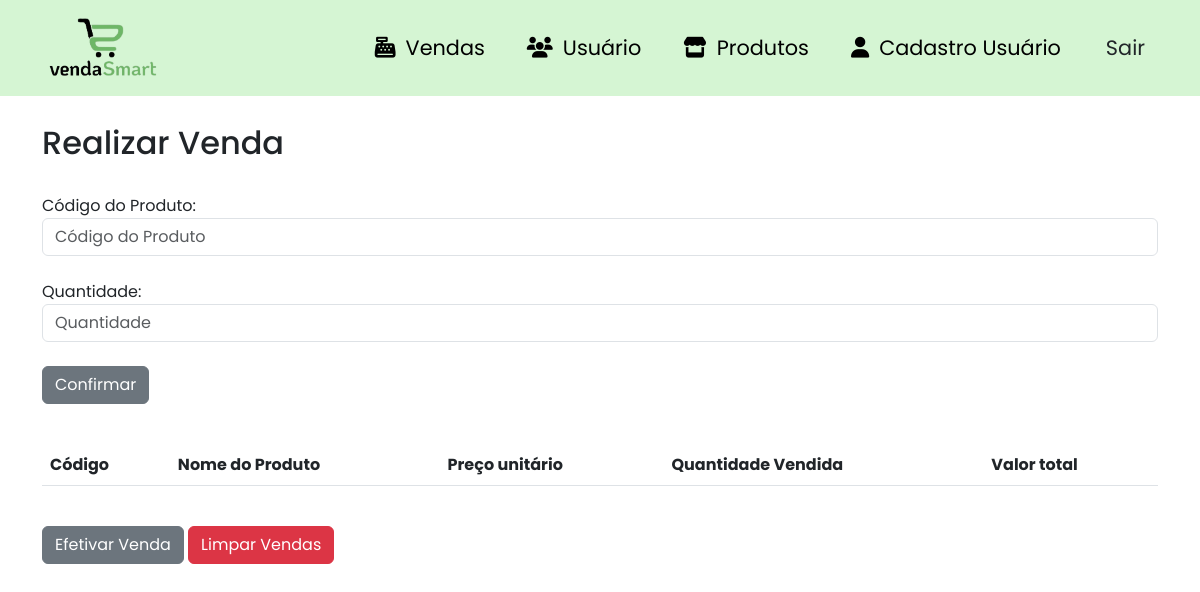
Before: /vendas (signed in) with the older database file.
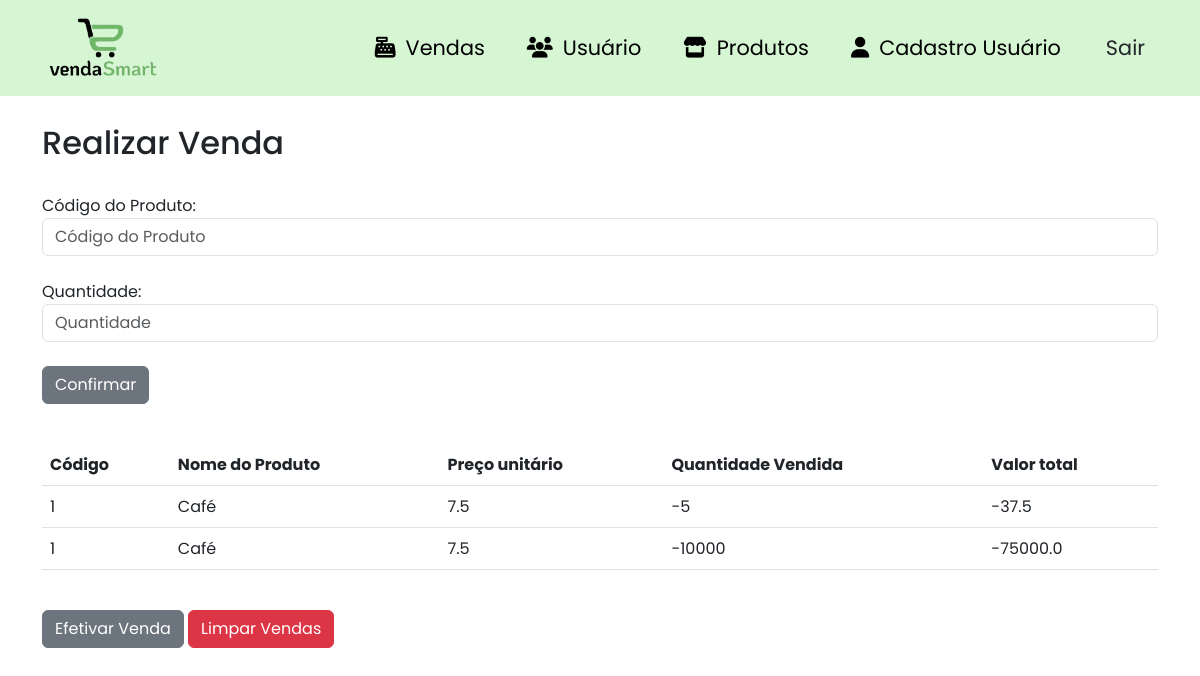
After: the same page with the newer database file.
### site_atividade/models/__init__.py (models this page shows, shortened)
class Venda(database.Model):
    id_venda = database.Column(database.Integer, primary_key=True)
    produto_id = database.Column(database.Integer, database.ForeignKey('produtos.id_produtos'), nullable=False)
    quantidade = database.Column(database.Integer, nullable=False)
    total = database.Column(database.Float, nullable=False)

class Produtos(database.Model):
    id_produtos = database.Column(database.Integer, primary_key=True)
    produto = database.Column(database.String, nullable=False)
    marca = database.Column(database.String, nullable=False)
    preco_aquisicao = database.Column(database.Float, nullable=False)
    preco = database.Column(database.Float, nullable=False)
    estoque = database.Column(database.Integer, nullable=False)
    margem_lucro = database.Column(database.Float, nullable=True)
    categoria_fk = database.Column(database.Integer, database.ForeignKey('categoria.id_categoria'), nullable=False)
    venda = database.relationship('Venda', backref='produto')

### site_atividade/routers/__init__.py (the view, shortened to what this page needs)
@app.route("/vendas", methods=['GET', 'POST'])
@login_required
def vendas():
    form = VendasForm(request.form)
    produtos = Produtos.query.all()
    vendas = Venda.query.all()
    if request.method == 'POST' and 'LimparVendas' in request.form:
        Venda.query.delete()
        database.session.commit()
        return redirect(url_for('vendas'))
    return render_template('vendas.html', form=form, produtos=produtos, vendas=vendas)

### site_atividade/forms/__init__.py
class VendasForm(FlaskForm):
    produto_id = IntegerField('ID do Produto', validators=[DataRequired()])
    quantidade = IntegerField('Quantidade', validators=[DataRequired()])
    submit = SubmitField('Confirmar')

### site_atividade/models/__init__.py (called while the page is built)
@login_manager.user_loader
def load_usuario(id_usuario):
    return Usuario.query.get(int(id_usuario))

### site_atividade/templates/vendas.html (shortened to what this page needs)
{% extends 'base.html' %}
{% block body %}
    <div class="container theme-showcase" role="main">
        <br>
        <div class="page-header">
            <h2 class="box-title col-md-12">Realizar Venda</h2>
        </div>
        <br>
        <form method="post" action="{{ url_for('vendas') }}">
            <div class="form-group">
                <label for="{{ form.produto_id.id }}">Código do Produto:</label>
                {{ form.produto_id(class_='form-control', placeholder='Código do Produto') }}
            </div>
            <br>
            <div class="form-group">
                <label for="{{ form.quantidade.id }}">Quantidade:</label>
                {{ form.quantidade(class_='form-control', placeholder='Quantidade') }}
            </div>
            <br>
            <button type="submit" class="btn btn-Secondary">Confirmar</button>
        </form>
        <br>
        <table class="table table-hover" overflow="scroll">
            <thead>
                <tr>
                    <th>Código</th>
                    <th>Nome do Produto</th>
                    <th>Preço unitário</th>
                    <th>Quantidade Vendida</th>
                    <th>Valor total</th>
                </tr>
            </thead>
            <tbody>
                {% for venda in vendas %}
                <tr>
                    <td>{{ venda.produto.id_produtos }}</td>
                    <td>{{ venda.produto.produto }}</td>
                    <td>{{ venda.produto.preco }}</td>
                    <td>{{ venda.quantidade }}</td>
                    <td>{{ venda.total }}</td>
                </tr>
                {% endfor %}
            </tbody>
        </table>
        <br>
        <div class="form-group">
            <form method="post" action="{{ url_for('pagamento') }}" class="d-inline-block">
                <button type="submit" class="btn btn-secondary">Efetivar Venda</button>
            </form>
            <form method="post" action="{{ url_for('vendas') }}" class="d-inline-block">
                <button type="submit" class="btn btn-danger">Limpar Vendas</button>
            </form>
        </div>
    </div>
{% endblock %}

### site_atividade/templates/base.html (shortened to what this page needs)
<html lang="pt-BR">
    <head>
        <link href="https://cdn.jsdelivr.net/npm/bootstrap@5.3.0-alpha3/dist/css/bootstrap.min.css" rel="stylesheet">
        <link rel="stylesheet" href="{{ url_for('static', filename='css/product.css') }}">
        <link rel="stylesheet" href="{{ url_for('static', filename='css/navbar.css') }}">
        <link rel="stylesheet" href="{{ url_for('static', filename='css/style.css') }}">
        <link rel="stylesheet" href="https://cdnjs.cloudflare.com/ajax/libs/font-awesome/6.4.0/css/all.min.css"/>
        <link rel="stylesheet" href="https://cdn.jsdelivr.net/npm/bootstrap-icons@1.10.5/font/bootstrap-icons.css">
    </head>
    <body>
        {% include 'navbar.html' %}
        {% block body %}
        {% endblock %}
    </body>
</html>

### site_atividade/templates/navbar.html (shortened to what this page needs)
<nav class="navbar navbar-expand-lg fixed-top navbar-light">
  <div class="container">
    <a class="navbar-brand" href="#"
      ><img
        id="MDB-logo"
        src="static/image/logo-body7.png"
        alt="vendasSmart"
        draggable="false"
        height="70"
    /></a>
    <div class="collapse navbar-collapse nav-transition" id="navbarSupportedContent">
      <ul class="navbar-nav ms-auto align-items-center">
        {% if current_user.is_authenticated %}
        <li class="nav-item">
          <a class="nav-link mx-2" href="{{ url_for('vendas') }}"><i class="fa-solid fa-cash-register style="color: #000000;"></i>Vendas</a>
        </li>
        <li class="nav-item">
          <a class="nav-link mx-2" href="{{ url_for('usuarios') }}"><i class="fa-solid fa-users" style="color: #000000;"></i>Usuário</a>
        </li>
        <li class="nav-item">
          <a class="nav-link mx-2" href="{{ url_for('produtos') }}"><i class="fa-solid fa-store" style="color: #000000;"></i>Produtos</a>
        </li>
        <li class="nav-item">
          <a class="nav-link mx-2" href="{{ url_for('cadastro_usuario') }}"><i class="fa-solid fa-user" style="color: #000000;"></i>Cadastro Usuário</a>
        </li>
        <li class="nav-item ms-3">
            <a class="btn btn-black btn-rounded" href="{{ url_for('logout') }}">Sair</a>
          </li>
        {% else %}
        <li class="nav-item">
          <a class="nav-link mx-2" href="{{ url_for('login') }}"><i class="fas fa-heart pe-2"></i>Login</a>
        </li>
        {% endif %}
      </ul>
    </div>
  </div>
</nav>

### site_atividade/static/css/navbar.css (style rules this page uses)
.navbar-light .navbar-nav .nav-link { color: #000; }
.navbar { background-color: #D5F5D3; }
.collapse > ul > li > a { font-size: 1.3em; }
i { padding: 10px; }

### site_atividade/static/css/style.css (style rules this page uses)
body { padding-top: 100px; font-family: 'Poppins', sans-serif; }

Changed rows visible on the page:
added Venda: produto.id_produtos "1", produto.produto "Café", produto.preco "7.5", quantidade "-5", total "-37.5"
added Venda: produto.id_produtos "1", produto.produto "Café", produto.preco "7.5", quantidade "-10000", total "-75000.0"
